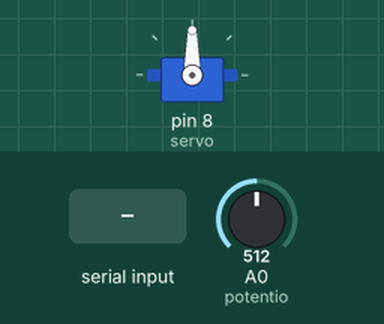
A sketch run on a simulated Arduino Uno, built with avr-gcc and run on an emulated ATmega328P. On the bench: servo. Inputs (shaded band) come from the test bench; at power-on: A0 (potentio) = 512.

Above: at 1.2 s.
1.3 s: "90,45\n" received over Serial
3.8 s: A0 (potentio) set to 716
At 4.3 s:
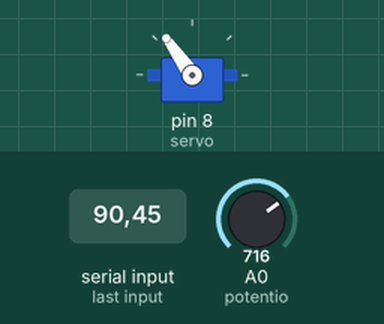
5.3 s: "30,150\n" received over Serial
6.8 s: A0 (potentio) set to 900
At 7.8 s:
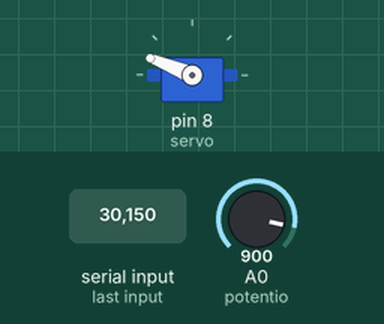
8.3 s: "200\n" received over Serial
9.8 s: A0 (potentio) set to 1023
At 10.1 s:
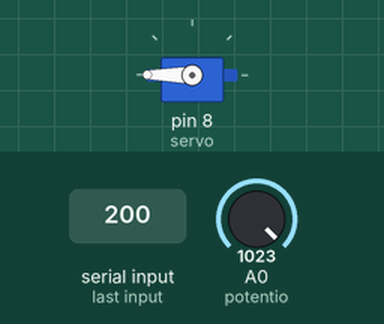
Timing chart, 0 to 12.3 s (numbered marks = the images above; inputs shaded):
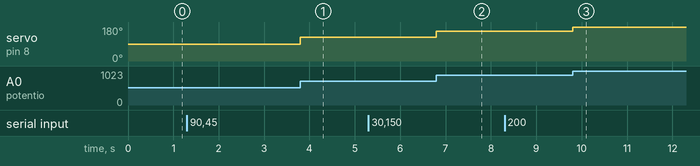

Measured:
- after the input at 3.8 s, servo on pin 8 (servo): 90° → 125° at once
- after the input at 6.8 s, servo on pin 8 (servo): 125° → 158° at once
- after the input at 9.8 s, servo on pin 8 (servo): 158° → 180° at once

The sketch:

Servo.ino
```cpp
/* Temperature.ino
   In this sketch you can control a servo-motor either by the serial-monitor or with a potentio-meter
   @author <Valentin Adlgasser>
   @date <21-06-2018>
   @version <1.0>
   */


#include <Servo.h>    //library to use the commands for the servo-motor

#define potentio A0

Servo servo;    //define the servo motor as servo

int servoV = 0;   //integer that saves the value of the servo-motor
int value = 0;    //integer that saves the value of the potentio-meter

void setup() {
  servo.attach(8);    //defines on what pin the servo-motor is plugged in
  Serial.begin(9600);
  servo.write(0);   //says that the servo-motor starts at 0 degrees
  //Serial.println("Please write how many degrees the motor should turn");    //Only used if you use the function serial()
}

void loop() {
  value = analogRead(potentio);
  servoV = map(value, 0, 1023, 0, 180);   //maps the values of the potentio-meter to the servo-motor
  servo.write(servoV);    //turns the servo-motor to the defined degrees
  serial();
}

//function to control the servo-motor by the serial-monitor
void serial(){
  if(Serial.available()){
    servoV = Serial.parseInt();   //gets the value of the serial-monitor
    servo.write(servoV);    //turns the servo-motor to the written degrees
    }
}
```
